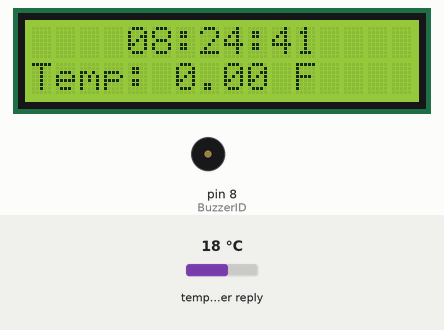
Simulated run of this sketch. Board: Arduino Uno WiFi Rev2. Shown: 16×2 character LCD, buzzer (waves = sounding, pin HIGH). Inputs (shaded band) come from the test bench; at power-on: temperature in the weather reply 18 °C. WiFi joins after 1.5 s; servers stay silent unless stated; network time is answered at once with the bench clock; the local clock reads 2024-03-15 10:24:30 at power-on unless the sketch sets it; web services answer with replies made up by the test bench; what the sketch prints to the serial monitor is not drawn.

Above: at 11.7 s.
At 15.7 s:
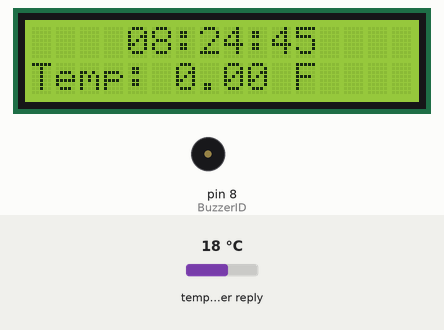
At 20.7 s:
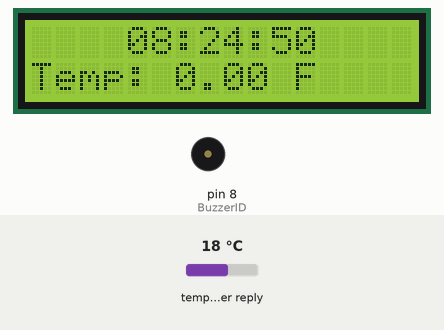
At 25.7 s:
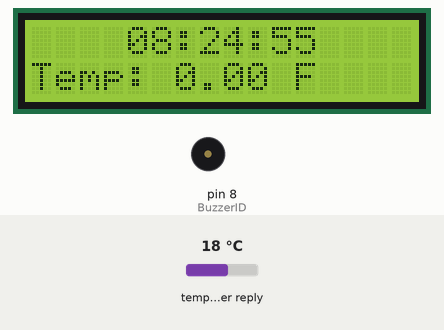
At 30.83 s:
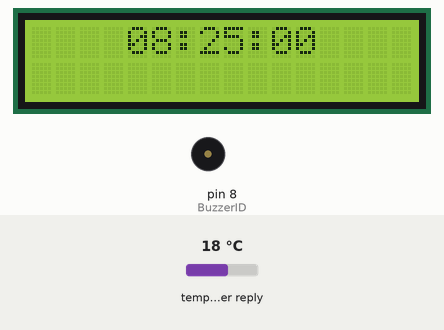
At 39.1 s:
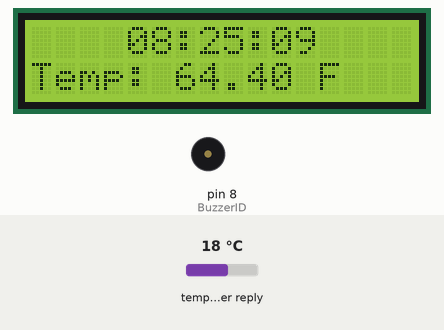

The sketch:

AlarmClock.ino
```cpp
/*  Digital Alarmclock Project
 *
 *  Gets the current weather and time of Houston, Texas
 *  Also allows for functionality for an Alarm Clock. Currently must be hard-coded
 *
 *  Sometimes the NTP server refreshes and you get a different server & time. Edit the value in calculateTime() to fix this
 *
 *  Board used: Arduino Uno Wifi Rev 2
 *  Parts used: LCD1602, Potentiometer 10K, Active Buzzer
 *
 *  This was done as a project for ELET 2303 (Digital Systems)
 *
 *  Time Service Used: Network Time Protocol
 *  Weather Web Service Used: https://openweathermap.org/
 *
 *  Setup
 *    Wire up the board correctly
 *    Configure ssid and pass with your wifi settings
 *    Set alarm time if needed in loop()
 *    Configure NTP settings if needed in calculateTime()
 *    Get API key from openweathermap and paste it in httpRequest()
*/

// Wifi modules needed
#include <WiFiNINA.h>
#include <SPI.h>
#include <ArduinoJson.h>
#include <WiFiUdp.h>
#include <NTPClient.h>

// LCD display modules
#include <LiquidCrystal.h>
#include <SoftwareSerial.h>

// Wifi info
char ssid[] = ""; //WiFi name
char pass[] = ""; //WiFi password

// Other wifi variable initialization
int status = WL_IDLE_STATUS;
unsigned long lastConnectionTime = 0;            // last time you are connected to the server, in milliseconds
const unsigned long postingInterval = 30L * 1000L; // delay between updates, in milliseconds

// NTP stuff for time calculation
WiFiUDP ntpUDP;
NTPClient timeClient(ntpUDP);

// Initialize the Wifi client library
WiFiSSLClient client;

// initialize the library by associating any needed LCD interface pin
// with the arduino pin number it is connected to
const int rs = 12, en = 11, d4 = 5, d5 = 4, d6 = 3, d7 = 2;
LiquidCrystal lcd(rs, en, d4, d5, d6, d7);

int Second;
int Minute;
int Hour;
int BuzzerID;
float weatherTemperature;

// Connect to wifi, get time from NTP server, and assign buzzer id
void setup(){

  Serial.begin(9600);

  // Wifi setup
  while(status != WL_CONNECTED) {
    Serial.print("Attempting to connect to Network named: ");
    Serial.print(ssid);
    Serial.print(" ");
    status = WiFi.begin(ssid, pass);
    delay(10000);
  }

  String ssid = WiFi.SSID();
  IPAddress ip = WiFi.localIP();
  IPAddress subnet = WiFi.subnetMask();
  IPAddress gateway = WiFi.gatewayIP();


  Serial.print("SSID: ");
  Serial.println(ssid);

  Serial.print("IP: ");
  Serial.println(ip);


  // Time setup
  timeClient.update();
  Serial.println(timeClient.getFormattedTime());
  Second = timeClient.getSeconds();
  Minute = timeClient.getMinutes();
  Hour = timeClient.getHours();

  // Digital Port which the buzzer is attached to
  BuzzerID = 8;

  pinMode(BuzzerID, OUTPUT);
  // set up the LCD's number of columns and rows:
  lcd.begin(16, 2);
  // Print a message to the LCD.
  lcd.print("hello, world!");

  Serial.println("Ready");
  Serial.println("");

}

// Clear screen, get time, connect to weather and get temp, check alarm, and write to screen
void loop(){
  lcd.clear();
  lcd.setCursor(4, 0);
  calculateTime();
  lcd.setCursor(0, 1);
  if (millis() - lastConnectionTime > postingInterval) {
    httpRequest();
  }

  lcd.print("Temp: ");
  lcd.print(weatherTemperature);
  lcd.print(" F");

  // Not enought space on the lcd :(
  //lcd.print(" Run-time:");
  //lcd.print(millis() / 1000);

  //Alarm Time
  //These values are currently hardcoded
  if(Hour== 10 && Minute==10){
    BuzzerOn();
  }
  delay(1000);
  if(Hour== 10 && Minute==10){
    BuzzerOff();
  }
}

void calculateTime(){
  Second = timeClient.getSeconds();
  Minute = timeClient.getMinutes();
  Hour = timeClient.getHours();

  Hour -= 2; // I subtracted x hours because my ntp was off x hours
  if(Hour < 0){
    Hour = 24 + Hour; //(Because it'd be negative)
  }
  if(Hour < 10){
    lcd.print("0");
    lcd.print(Hour);
  } else {
    lcd.print(Hour);
  }
  lcd.print(":");
  if(Minute < 10){
    lcd.print("0");
    lcd.print(Minute);
  } else {
    lcd.print(Minute);
  }
  lcd.print(":");
  if(Second < 10){
    lcd.print("0");
    lcd.print(Second);
  } else {
  lcd.print(Second);
  }

  // Had some manual time calculation but removed it due to ntp service

}

void BuzzerOn(){
  digitalWrite(BuzzerID, HIGH);
}
void BuzzerOff(){
  digitalWrite(BuzzerID, LOW);
}

void httpRequest(){
  // if there's a successful connection:
  if (client.connect("api.openweathermap.org", 443)) {
    Serial.println("connecting...");
    // send the HTTP PUT request:
    client.println("GET /data/2.5/weather?q=houston,us&units=imperial&APPID=<API KEY> HTTP/1.1"); // Need to set API key here!
    client.println("Host: api.openweathermap.org");
    client.println("Connection: close");
    client.println();

    // Check HTTP status
    char status[32] = {0};
    client.readBytesUntil('\r', status, sizeof(status));
    // It should be "HTTP/1.0 200 OK" or "HTTP/1.1 200 OK"
    if (strcmp(status + 9, "200 OK") != 0) {
      Serial.print(F("Unexpected response: "));
      Serial.println(status);
      return;
    }

    // Skip HTTP headers
    char endOfHeaders[] = "\r\n\r\n";
    if (!client.find(endOfHeaders)) {
      Serial.println(F("Invalid response"));
      return;
    }

    // Allocate the JSON document
    // Use arduinojson.org/v6/assistant to compute the capacity.
    const size_t capacity = JSON_ARRAY_SIZE(1) + JSON_OBJECT_SIZE(0) + 2*JSON_OBJECT_SIZE(1) + JSON_OBJECT_SIZE(2) + JSON_OBJECT_SIZE(4) + 2*JSON_OBJECT_SIZE(5) + JSON_OBJECT_SIZE(14) + 280;
    DynamicJsonDocument doc(capacity);

    // Parse JSON object
    DeserializationError error = deserializeJson(doc, client);
    if (error) {
      Serial.print(F("deserializeJson() failed: "));
      Serial.println(error.c_str());
      return;
    }

    int weatherId = doc["weather"][0]["id"].as<int>();
    weatherTemperature = doc["main"]["temp"].as<float>();
    int weatherHumidity = doc["main"]["humidity"].as<int>();

    //Disconnect
    client.stop();

    Serial.println(F("Response:"));
    Serial.print("Weather: ");
    Serial.println(weatherId);
    Serial.print("Temperature: ");
    Serial.println(weatherTemperature);
    Serial.print("Humidity: ");
    Serial.println(weatherHumidity);
    Serial.println();

    // note the time that the connection was made:
    lastConnectionTime = millis();
   }else{
    // if you couldn't make a connection:
    Serial.println("connection failed");
  }

}
```

Measured:
- what the display in image 0 shows lasts 1.0 s, from 11.6 s to 12.6 s
